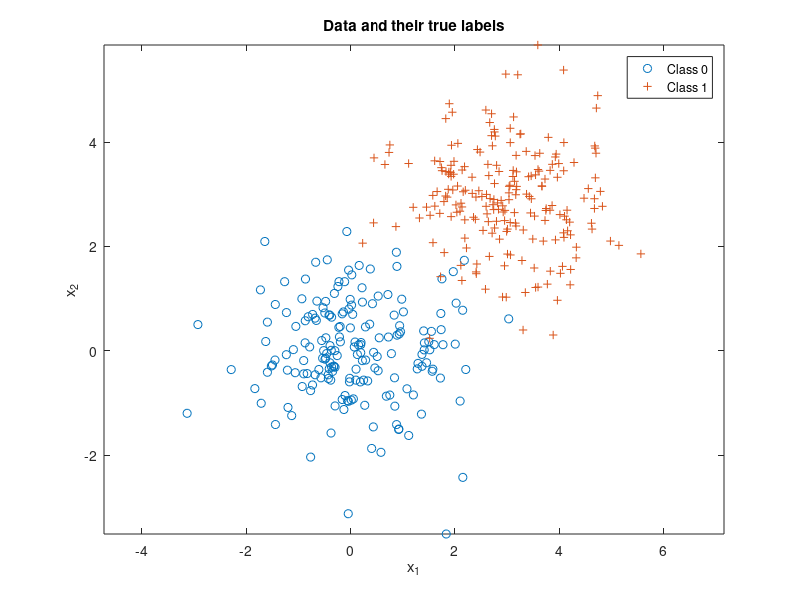

The MATLAB source for this figure:
n=2; %number of feature dimensions
N=400; %number of iid samples
mu(:,1)=[0,0]; mu(:,2)=[3;3];% mean for each class,[x-asix mean, y-axis mean]
Sigma(:,:,1)=eye(2); Sigma(:,:,2)=eye(2);%A 3-D array, for example, uses three subscripts. 
%The first two are just like a matrix, but the third dimension represents pages or sheets of elements.
p=[0.5,0.5]% class prioirs for labels 0 and 1 respectively
label=rand(1,N)>=p(1) %obtain the bool value so that to choose wchich sample is in which class
%Uniformly distributed pseudorandom numbers.R = rand(N) returns an N-by-N matrix containing pseudorandom values drawn 
%from the standard uniform distribution on the open interval(0,1).  
Nc=[length(find(label==0)),length(find(label==1))]% number of samples from each class
x=zeros(n,N);%save up space

%draw samples from each class pdf
for l=0:1
    x(:,label==l)=mvnrnd(mu(:,l+1),Sigma(:,:,l+1),Nc(l+1))'
%R = mvnrnd(MU,SIGMA,N) returns a N-by-D matrix R of random vector chosen
%from the multivariate normal distribution with 1-by-D mean vector MU, and
%D-by-D covariance matrix SIGMA. In this case is (Nc-by-2)'=(2-by-Nc)
%x(:,label==1)=randGaussian(Nc(l+1),mu(:,l+1),Sigma(:,:,l+1)
end

plot(x(1,label==0),x(2,label==0),'o');
hold on
plot(x(1,label==1),x(2,label==1),'+');
hold off
axis equal
legend('Class 0','Class 1')
title('Data and their true labels')
xlabel('x_1')
ylabel('x_2')


    

 
